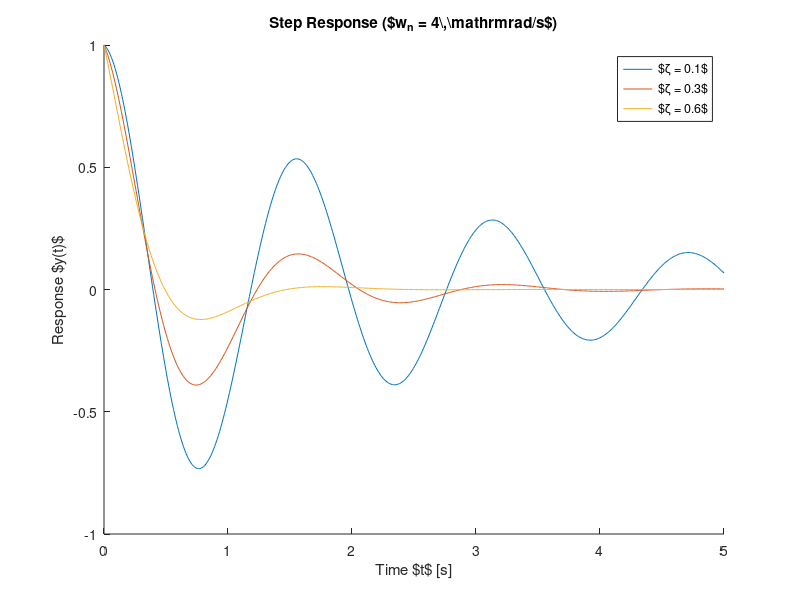

This chart was generated by the following MATLAB code: (Note: this script raises an error after producing the figure.)
% generate_plot_examples.m
% MATLABExample/PlotTools を使用した Ipe 用プロット出力サンプル

% MATLABExample/PlotTools へのパスを追加
this_dir = fileparts(mfilename('fullpath'));
repo_root = fullfile(this_dir, '..', '..', '..');
addpath(fullfile(repo_root, 'MATLABExample', 'PlotTools'));

t = linspace(0, 5, 500);
zeta_list = [0.1, 0.3, 0.6];
wn = 4;

%% 1. スライド用 単一プロット (slide_single)
fig1 = figure('Visible', 'off');
hold on;
for i = 1:numel(zeta_list)
    z = zeta_list(i);
    y = exp(-z*wn*t) .* cos(wn*sqrt(1-z^2)*t);
    plot(t, y, 'DisplayName', sprintf('$\\zeta = %.1f$', z));
end
hold off;

xlabel('Time $t$ [s]');
ylabel('Response $y(t)$');
title('Step Response ($w_n = 4\,\mathrm{rad/s}$)');
legend('Location', 'northeast');

setup_ipe_plot(fig1, 'slide_single');
export_ipe_plot(fig1, 'plot_slide_single.pdf', 'Batch', true);

%% 2. スライド用 複合マルチプロット (slide_multi: 2x2)
fig2 = figure('Visible', 'off');

% Subplot 1: Response
subplot(2, 2, 1);
plot(t, exp(-0.2*wn*t) .* cos(wn*sqrt(1-0.2^2)*t));
xlabel('Time $t$ [s]'); ylabel('$y(t)$');
title('Displacement');

% Subplot 2: Velocity
subplot(2, 2, 2);
plot(t, -wn*exp(-0.2*wn*t) .* sin(wn*sqrt(1-0.2^2)*t));
xlabel('Time $t$ [s]'); ylabel('$\dot{y}(t)$');
title('Velocity');

% Subplot 3: Phase Portrait
subplot(2, 2, 3);
y_val = exp(-0.2*wn*t) .* cos(wn*sqrt(1-0.2^2)*t);
ydot_val = -wn*exp(-0.2*wn*t) .* sin(wn*sqrt(1-0.2^2)*t);
plot(y_val, ydot_val);
xlabel('$y(t)$'); ylabel('$\dot{y}(t)$');
title('Phase Portrait');

% Subplot 4: Frequency Spectrum
subplot(2, 2, 4);
f_axis = linspace(0, 20, 200);
mag = 1 ./ sqrt((1 - (f_axis/4).^2).^2 + (2*0.2*f_axis/4).^2);
semilogy(f_axis, mag);
xlabel('Frequency $f$ [Hz]'); ylabel('Magnitude $|G(j\omega)|$');
title('Frequency Response');

setup_ipe_plot(fig2, 'slide_multi');
export_ipe_plot(fig2, 'plot_slide_multi.pdf', 'Batch', true);

%% 3. 学会論文用 1段組みプロット (paper_column)
fig3 = figure('Visible', 'off');
hold on;
for i = 1:numel(zeta_list)
    z = zeta_list(i);
    y = exp(-z*wn*t) .* cos(wn*sqrt(1-z^2)*t);
    plot(t, y, 'DisplayName', sprintf('$\\zeta = %.1f$', z));
end
hold off;
xlabel('Time $t$ [s]');
ylabel('Response $y(t)$');
legend('Location', 'northeast');

setup_ipe_plot(fig3, 'paper_column');
export_ipe_plot(fig3, 'plot_paper_column.pdf', 'Batch', true);

fprintf('=== All example plots successfully generated! ===\n');
exit;
